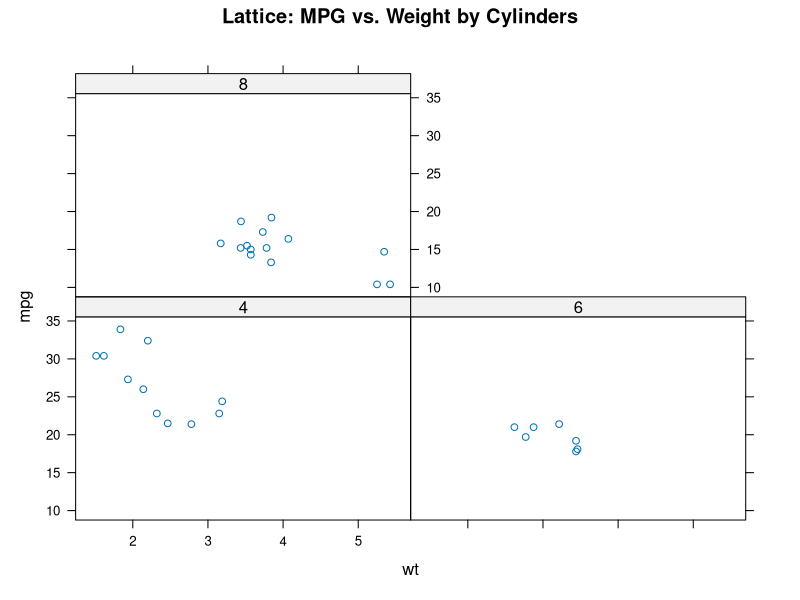
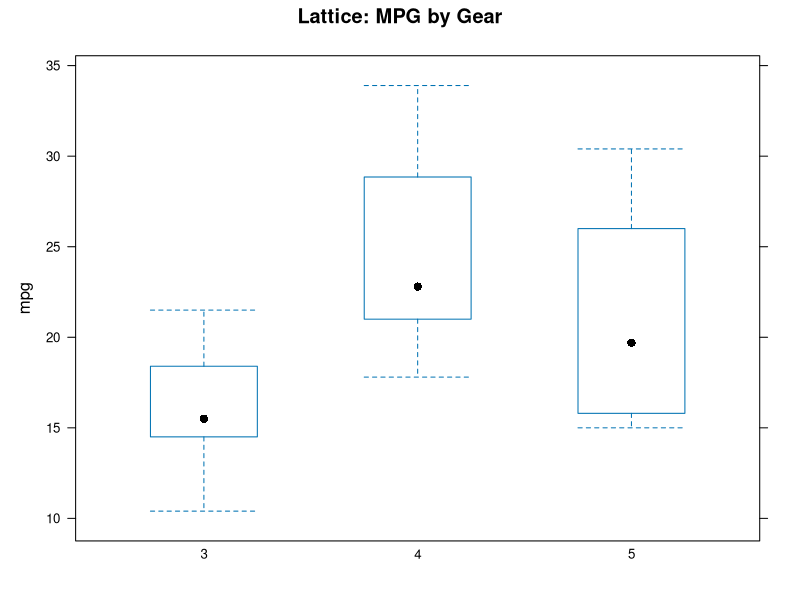
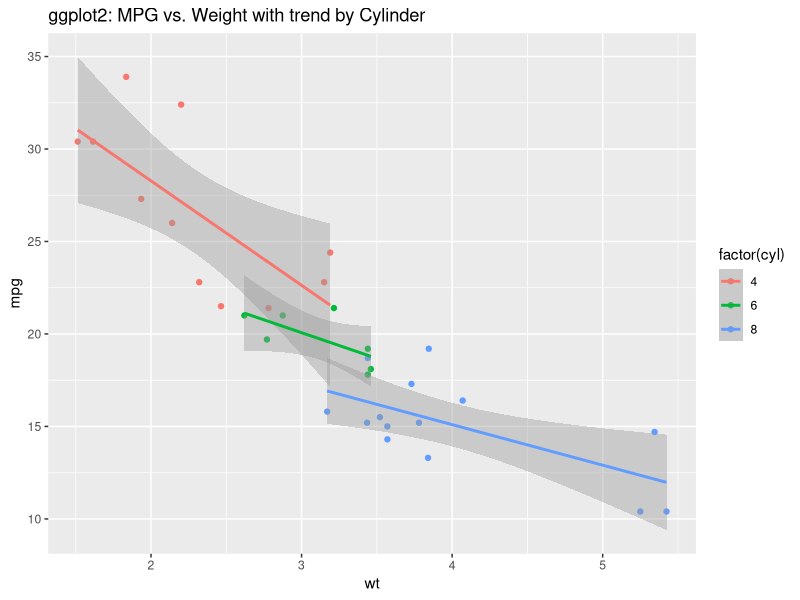
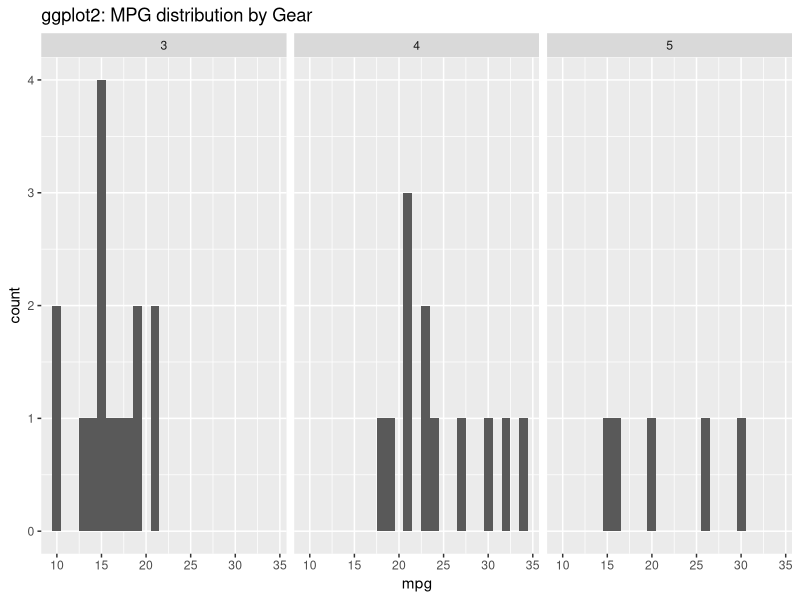

R code for these plots, in order:
data("mtcars")
head(mtcars)
library(lattice)

# Conditional scatter plot (small multiples)
xyplot(mpg ~ wt | factor(cyl),
       data = mtcars,
       main = "Lattice: MPG vs. Weight by Cylinders")

# Box-and-whisker plot
bwplot(mpg ~ factor(gear),
       data = mtcars,
       main = "Lattice: MPG by Gear")
library(ggplot2)

# Scatter plot with smoothing
ggplot(mtcars, aes(x = wt, y = mpg, color = factor(cyl))) +
  geom_point() +
  geom_smooth(method = "lm") +
  labs(title = "ggplot2: MPG vs. Weight with trend by Cylinder")

# Faceted histogram
ggplot(mtcars, aes(mpg)) +
  geom_histogram(binwidth = 1) +
  facet_wrap(~ gear) +
  labs(title = "ggplot2: MPG distribution by Gear")

